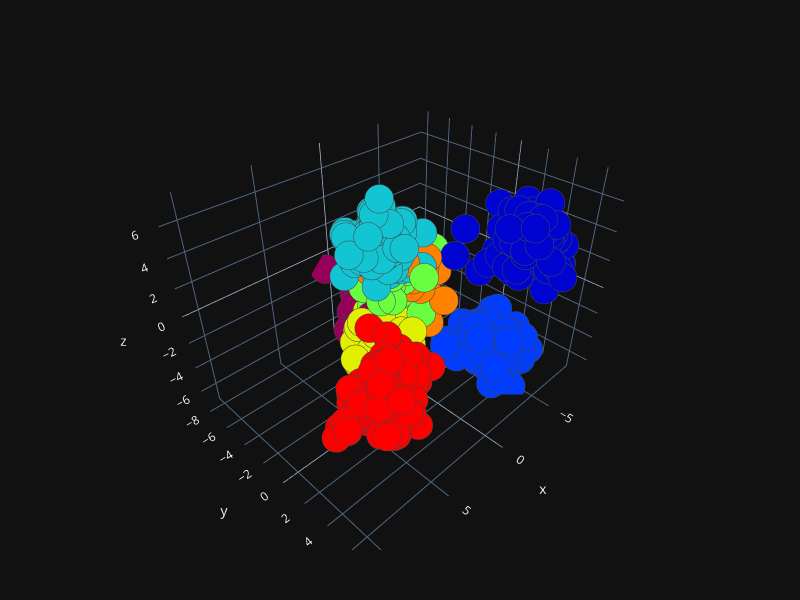

Source (notebook cell):
### Code cell
from sklearn.discriminant_analysis import LinearDiscriminantAnalysis as LDA
x = masks[subject_id]
y = categories[subject_id]

X_LDA = LDA(n_components=3).fit_transform(x,y)

plot_3d(X_LDA[:, 0],
        X_LDA[:, 1],
        X_LDA[:, 2],
        path = os.path.join(explanatory_fMRI_dir, 'lda_3d.png'),
        y = categories[subject_id])

### Figure 1 — Plotly figure (JSON) as saved in the notebook; plotly's stock layout.template omitted (floating-point values rounded to 4 significant figures; data arrays with more than 128 entries replaced by an {"elided": "..."} marker saying what was removed)
{"data": [{"marker": {"color": {"elided": "864 int values"}, "colorscale": [[0, "rgb(150,0,90)"], [0.125, "rgb(0,0,200)"], [0.25, "rgb(0,25,255)"], [0.375, "rgb(0,152,255)"], [0.5, "rgb(44,255,150)"], [0.625, "rgb(151,255,0)"], [0.75, "rgb(255,234,0)"], [0.875, "rgb(255,111,0)"], [1, "rgb(255,0,0)"]], "line": {"width": 1}, "opacity": 1, "size": 10}, "mode": "markers", "type": "scatter3d", "x": {"elided": "864 float values"}, "y": {"elided": "864 float values"}, "z": {"elided": "864 float values"}}], "layout": {"autosize": true, "height": 600, "margin": {"b": 50, "l": 50, "r": 50, "t": 50}, "width": 800}}
